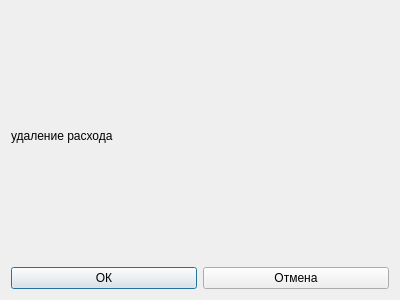
<?xml version="1.0" encoding="UTF-8"?>
<ui version="4.0">
 <class>DialogRemoveExpenses</class>
 <widget class="QDialog" name="DialogRemoveExpenses">
  <property name="geometry">
   <rect>
    <x>0</x>
    <y>0</y>
    <width>400</width>
    <height>300</height>
   </rect>
  </property>
  <property name="windowTitle">
   <string>Dialog</string>
  </property>
  <layout class="QGridLayout" name="gridLayout">
   <item row="0" column="0">
    <widget class="QLabel" name="label">
     <property name="text">
      <string>удаление расхода</string>
     </property>
    </widget>
   </item>
   <item row="1" column="0">
    <widget class="QPushButton" name="OK">
     <property name="text">
      <string>ОК</string>
     </property>
    </widget>
   </item>
   <item row="1" column="1">
    <widget class="QPushButton" name="Close">
     <property name="text">
      <string>Отмена</string>
     </property>
    </widget>
   </item>
  </layout>
 </widget>
 <resources/>
 <connections/>
</ui>
